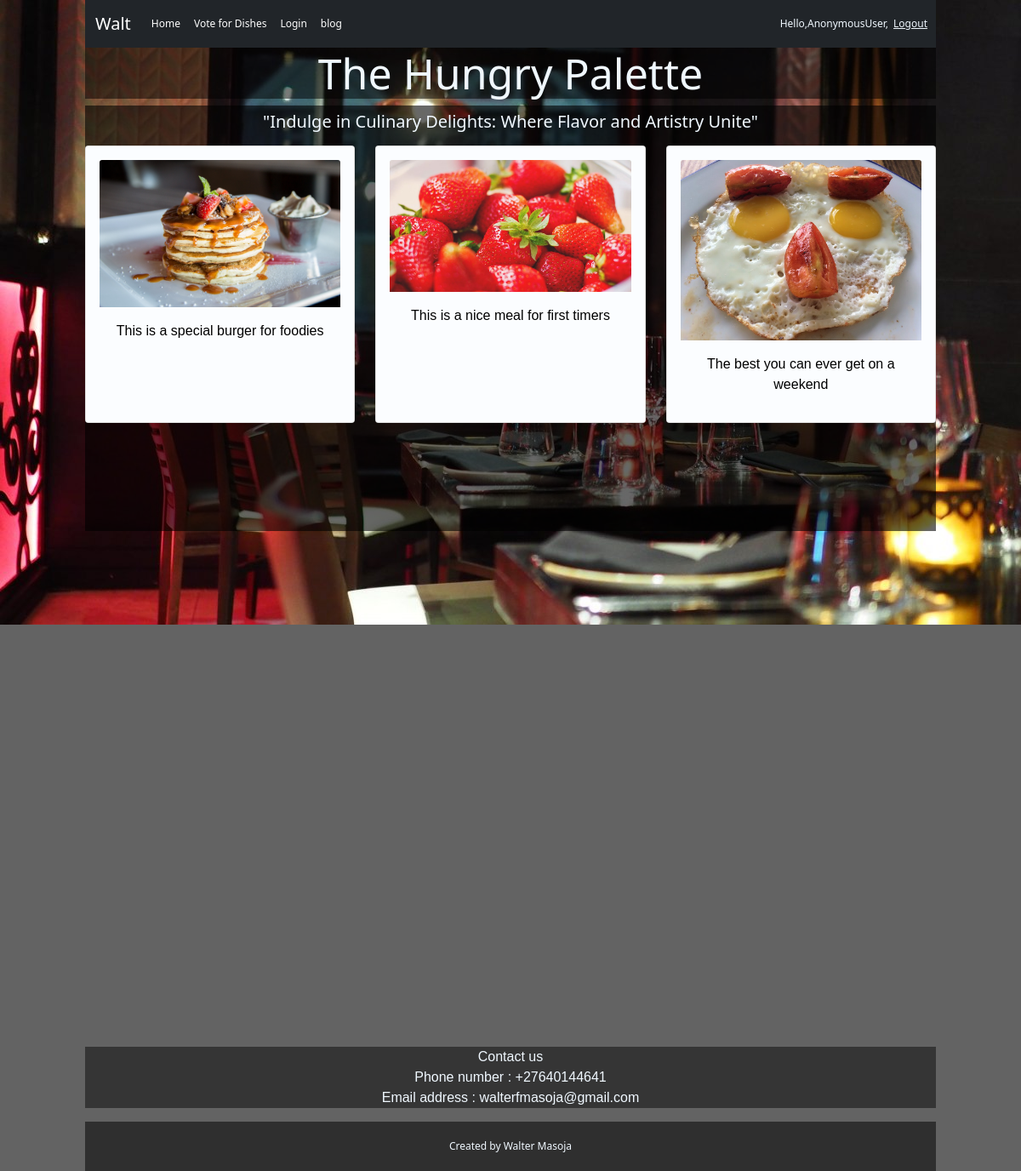
The app's page /, older data.
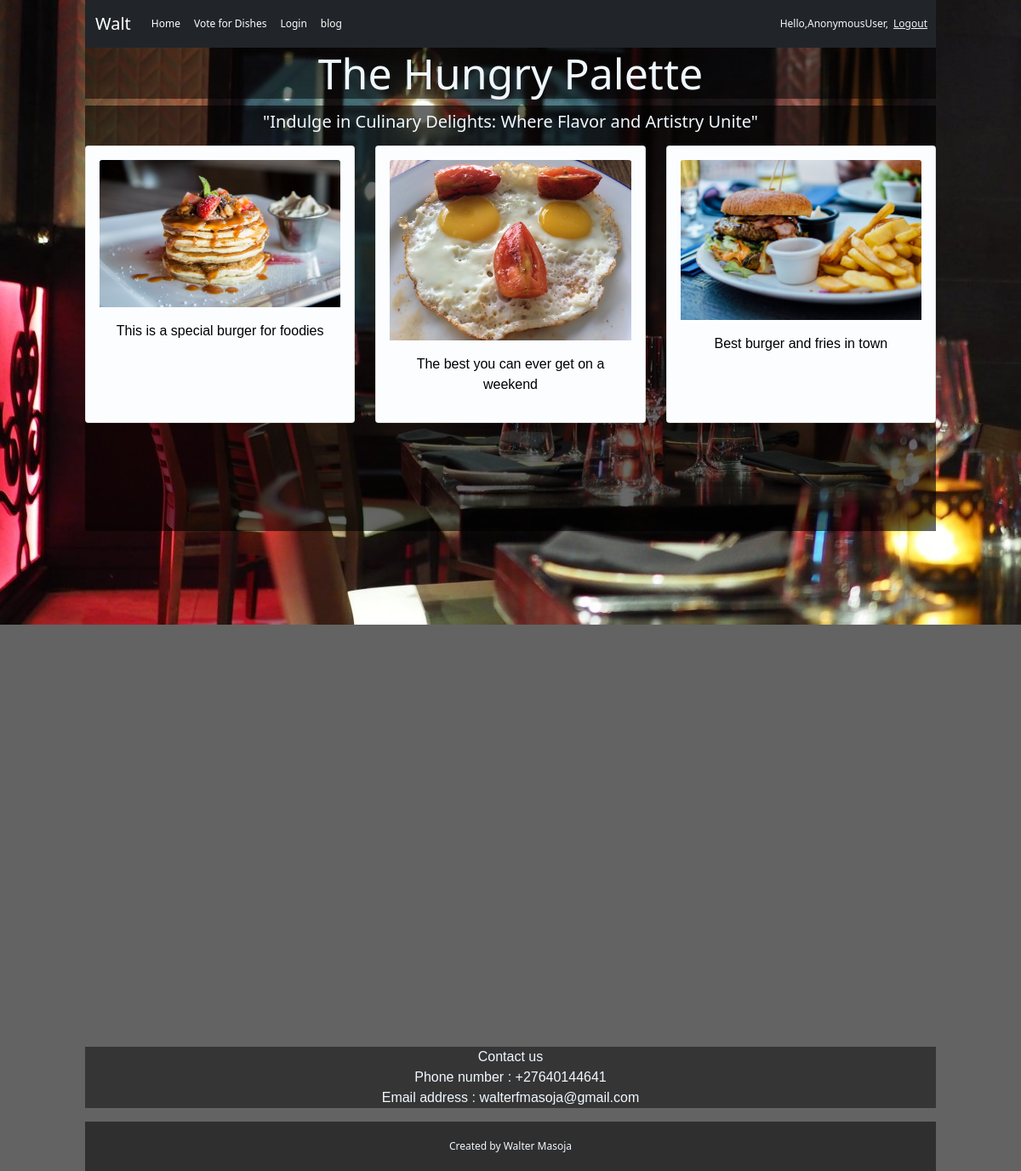
The same page, newer data.
### product_order/models.py (models this page shows, shortened)
class product(models.Model):
    name = models.CharField(max_length=150)
    description = models.CharField(max_length=400)
    image = models.ImageField(upload_to='images/',default='Null')

### product_order/views.py (the view)
# urls.py: path('',views.index,name='index'),
def index(request):
    obj = product.objects.all()[:3]
    return render(request,'index.html',{'obj':obj})

### product_order/templates/index.html (shortened to what this page needs)
{% load static %}
<!DOCTYPE html>
<html lang="en">
<head>
  <link href="https://cdn.jsdelivr.net/npm/bootstrap@5.0.2/dist/css/bootstrap.min.css" rel="stylesheet"
>
  <link rel="stylesheet" href="{% static 'styles.css' %}">
</head>
<div class="container-fluid width=1024px;" style="width: 1024px;">
  <body
    style="background-color: rgba(0, 0, 0, 0.612);background-image: url(../../static/images/restaurant.jpeg);background-repeat: no-repeat;background-attachment: fixed;">
    <nav class="navbar navbar-expand-lg navbar-dark bg-dark" style="font-size: 12px;">
      <div class="container-fluid">
        <a class="navbar-brand" href="#">Walt</a>
        <div class="collapse navbar-collapse" id="navbarNavAltMarkup">
          <div class="navbar-nav">
            <a class="nav-link active" aria-current="page" href="#">Home</a>
            <a class="nav-link active" href="{% url 'blog_home' %}">Vote for Dishes</a>
            <a class="nav-link active" href="{% url 'login' %}">Login</a>
            <a class="nav-link active" href="{% url 'chats'  %}">blog</a>
          </div>
        </div>
      </div>
      <span style="margin: 6px;">Hello,{{request.user}},</span>
      <span><a href="{% url 'logout' %}" style="color: aliceblue;padding-right: 10px;" ;>Logout</a></span>
    </nav>
    <header>
      <h1>The Hungry Palette</h1>
    </header>
    <main style="border-bottom: 4px;">
      <p style="padding-bottom: 4px;margin-bottom: 3px;">
      <h5>"Indulge in Culinary Delights: Where Flavor and Artistry Unite"
      </h5>
      </p>
      <div class="row">
        {% for x in obj %}
        <div class="col-lg-4  mb-3 d-flex align-item-stretch">
          <div class="card" style="width: 22rem;">
            <div class="card-body" style="background-color: rgba(240, 248, 255, 0.292);">
              <img src="{{ x.image.url }}" class="card-img-top" alt="...">
              <div class="card-body">
                <p class="card-text" style="color: black;">{{x.description}}</p>
              </div>
            </div>
          </div>
        </div>
        {% endfor %}
      </div>
    </main>
    <section style="width: 1024px; border-top: 4px;">
      <iframe
        src="https://www.google.com/maps/embed?pb=!1m18!1m12!1m3!1d15194.810947549642!2d31.107179054933773!3d-17.80566250431528!2m3!1f0!2f0!3f0!3m2!1i1024!2i768!4f13.1!3m3!1m2!1s0x1931ba5588857d3d%3A0xd8cd709da04c679c!2sPogo&#39;s%20Great%20Pizza%20and%20Chicken!5e0!3m2!1sen!2sza!4v1692946918764!5m2!1sen!2sza"
        width="1000px" height="600" style="border:0;" allowfullscreen="" loading="lazy"
></iframe>
    </section>
    <p style="text-align: center; background-color: rgba(0, 0, 0, 0.463);">
      Contact us <br>
      Phone number : +27640144641 <br>
      Email address : walterfmasoja@gmail.com <br>
    </p>
    <footer>Created by Walter Masoja</footer>
  </body>
</div>
</html>

### static/styles.css (style rules this page uses)
nav { color: aliceblue; background-color: rgba(0, 0, 0, 0.21); }
main { background-color: rgba(0, 0, 0, 0.591); color: aliceblue; height: 500px; text-align: center; }
header { background-color: rgba(0, 0, 0, 0.516); text-align: center; }
p { color: aliceblue; font-family: 'Gill Sans', 'Gill Sans MT', Calibri, 'Trebuchet MS', sans-serif; }
h1 { color: aliceblue; font-size: 50px; text-align: center; }
footer { color: aliceblue; padding-top: 20px; padding-bottom: 20px; text-align: center; font-size: 12px; background-color: rgba(0, 0, 0, 0.518); }

Row changes from the older to the newer data that the page shows:
removed product: image (picture), description "This is a nice meal for first timers"
added product: image (picture), description "Best burger and fries in town"
